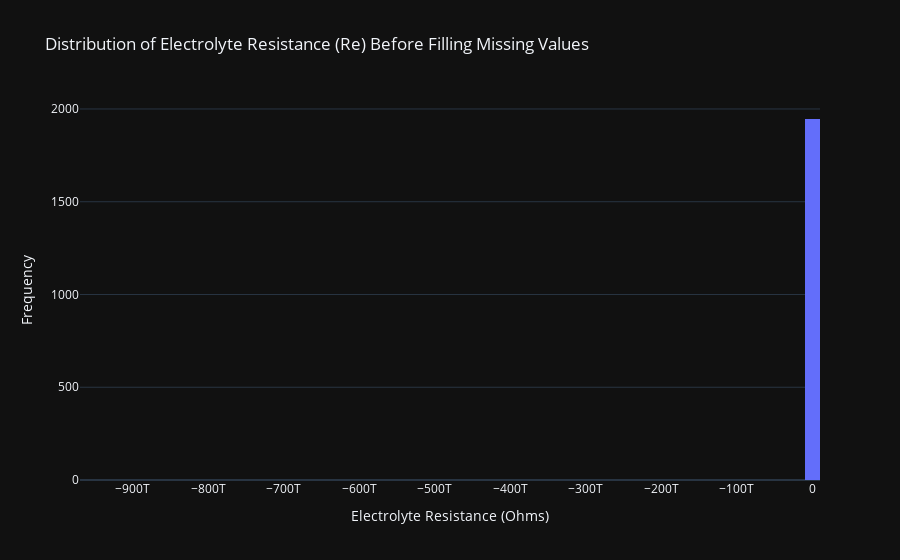

Notebook code cell kept with this figure:
### Code cell
# Plot histograms for Re and Rct columns before filling missing values
fig_re_hist = go.Figure()
fig_re_hist.add_trace(go.Histogram(x=metadata["Re"].dropna(), nbinsx=50, name="Re"))
fig_re_hist.update_layout(
    title="Distribution of Electrolyte Resistance (Re) Before Filling Missing Values",
    xaxis_title="Electrolyte Resistance (Ohms)",
    yaxis_title="Frequency",
    template="plotly_dark"
)
fig_re_hist.show()

### Figure 1 — Plotly figure (JSON) as saved in the notebook; plotly's stock layout.template omitted (floating-point values rounded to 4 significant figures; data arrays with more than 128 entries replaced by an {"elided": "..."} marker saying what was removed)
{"data": [{"name": "Re", "nbinsx": 50, "type": "histogram", "x": {"elided": "1947 float values"}}], "layout": {"title": {"text": "Distribution of Electrolyte Resistance (Re) Before Filling Missing Values"}, "xaxis": {"title": {"text": "Electrolyte Resistance (Ohms)"}}, "yaxis": {"title": {"text": "Frequency"}}}}
